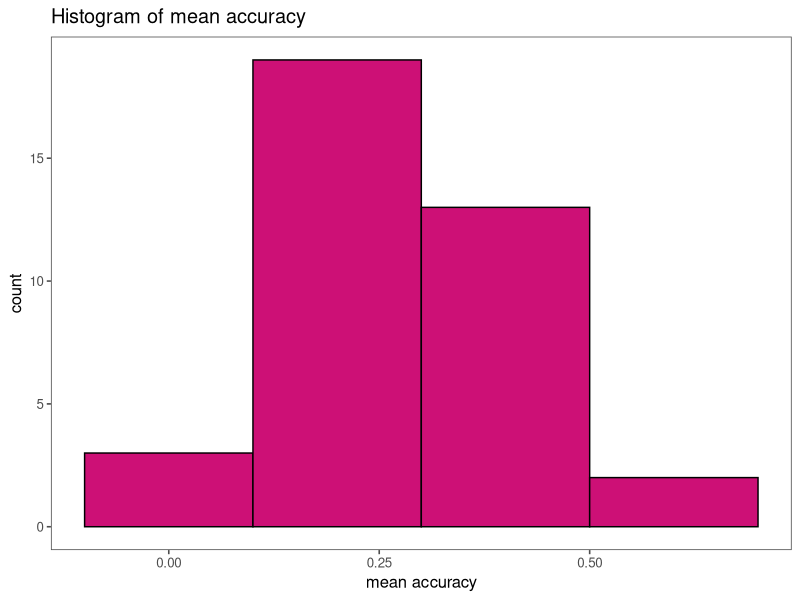
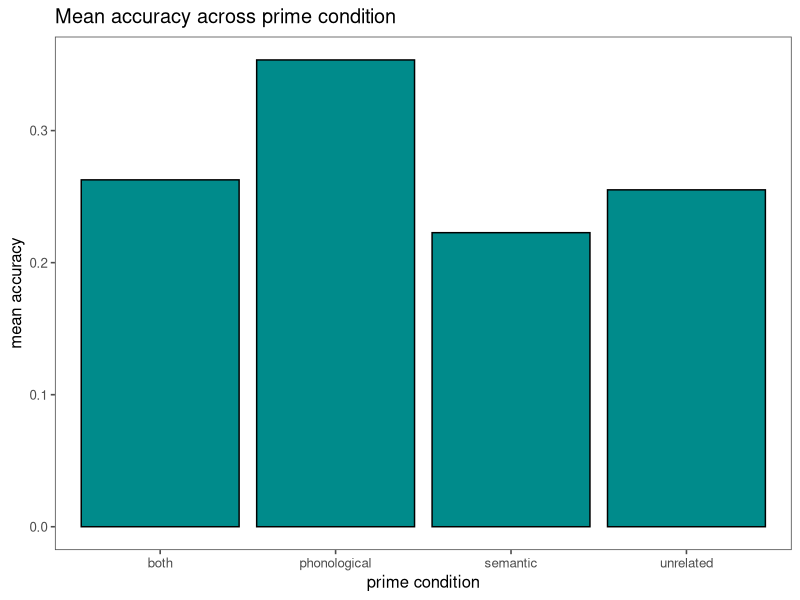
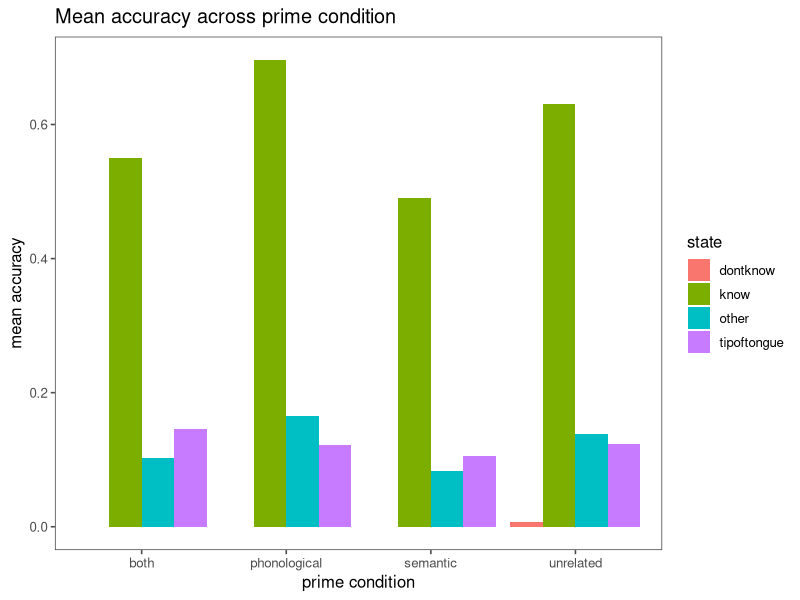

The R script that drew these images, in order:
## ---- chunk 1
library(tidyverse)
library(ggthemes)
## ---- chunk 2
assignment4 = read_csv("a4_data.csv")
## ---- chunk 3
nrow(assignment4)
ncol(assignment4)
## ---- chunk 4
assignment4 %>% pull (subject) %>% unique()
assignment4 %>% group_by(subject) %>% count()
## ---- chunk 5
assignment4 = assignment4 %>% 
  mutate(prime_condition = as.factor(prime_condition), 
         state = as.factor(state))

levels(assignment4 %>% pull(prime_condition))
levels(assignment4 %>% pull(state))

## ---- chunk 6
prime_information = assignment4 %>%
  select(subject, prime_condition)
## ---- chunk 7
phonological = assignment4 %>%
  filter(accuracy == 1 & prime_condition == "phonological")
## ---- chunk 8
subject_acc = assignment4 %>%
  group_by(subject) %>%
  summarize(mean = mean(accuracy))
## ---- chunk 9
prime_acc = assignment4 %>%
  group_by(prime_condition) %>%
  summarize(mean = mean(accuracy), sd_prime = sd(accuracy))
## ---- chunk 10
subject_acc %>%
  ggplot(aes(x = mean))+
  geom_histogram(binwidth = 0.2, fill = "deeppink3", color = "black", position = "identity")+
  theme_few()+
  labs(x = "mean accuracy", y = "count", title = "Histogram of mean accuracy")

## ---- chunk 11
prime_acc %>%
  ggplot(aes(x = prime_condition, y = mean))+
  geom_col(position = "identity", fill = "darkcyan", color = "black")+
  theme_few()+
  labs(x = "prime condition", y = "mean accuracy", title = "Mean accuracy across prime condition")
## ---- chunk 12
state_prime_acc = assignment4 %>%
  group_by(state, prime_condition) %>%
  summarize(mean = mean(accuracy))
## ---- chunk 13
state_prime_acc %>%
  ggplot(aes(x = prime_condition, y = mean, fill = state))+
  geom_col(position = "dodge")+
  theme_few()+
  labs(x = "prime condition", y = "mean accuracy", title = "Mean accuracy across prime condition")
